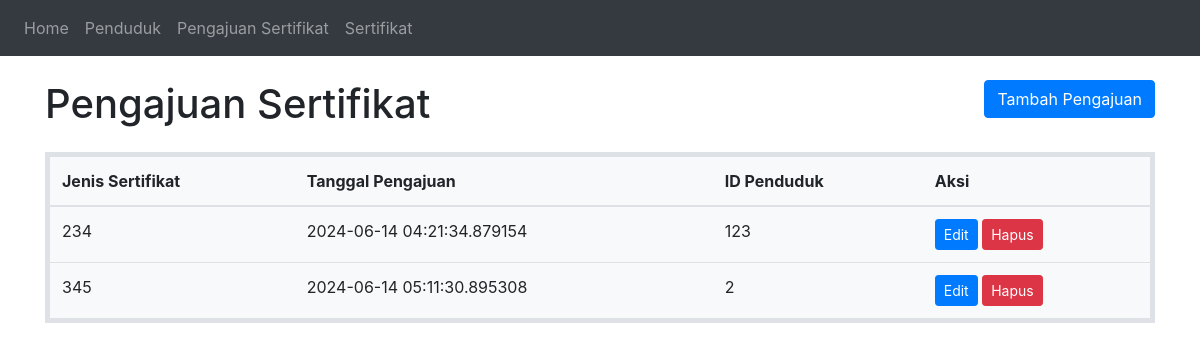
The app's page /pengajuan_sertifikat with its own data.
### app.py (models this page shows, shortened)
class PengajuanSertifikat(Base):
    __tablename__ = 'pengajuan_sertifikat'
    id_pengajuan = Column(Integer, primary_key=True, nullable=False)
    jenis_sertifikat = Column(String(100), nullable=False)
    tanggal_pengajuan = Column(DateTime, nullable=False, default=datetime.datetime.utcnow)
    penduduk_id = Column(Integer, ForeignKey('penduduk.id_penduduk'), nullable=False)
    sertifikat = relationship('Sertifikat', backref='pengajuan_sertifikat')

### app.py (the view, shortened to what this page needs)
@app.route('/pengajuan_sertifikat', methods=['GET', 'POST'])
def handle_pengajuan_sertifikat():
    with Session(engine) as session:
        if request.method == 'GET':
            pengajuan_sertifikat = session.query(PengajuanSertifikat).all()
            return render_template('pengajuan.html', pengajuan_sertifikat=pengajuan_sertifikat)

### templates/pengajuan.html (shortened to what this page needs)
<!DOCTYPE html>
<html lang="en">
<head>
    <link rel="stylesheet" href="https://maxcdn.bootstrapcdn.com/bootstrap/4.5.2/css/bootstrap.min.css">
</head>
<body>
    <nav class="navbar navbar-expand-sm bg-dark navbar-dark">
        <ul class="navbar-nav">
            <li class="nav-item">
                <a class="nav-link" href="/">Home</a>
            </li>
            <li class="nav-item">
                <a class="nav-link" href="/penduduk">Penduduk</a>
            </li>
            <li class="nav-item">
                <a class="nav-link" href="/pengajuan_sertifikat">Pengajuan Sertifikat</a>
            </li>
            <li class="nav-item">
                <a class="nav-link" href="/sertifikat">Sertifikat</a>
            </li>
        </ul>
    </nav>
    <div class="container mt-4">
        <div class="row mb-3">
            <div class="col-sm-6">
                <h1>Pengajuan Sertifikat</h1>
            </div>
            <div class="col-sm-6 text-right">
                <button class="btn btn-primary" data-toggle="modal" data-target="#pengajuanModal">Tambah Pengajuan</button>
            </div>
        </div>
        <table class="table data-table">
            <thead>
                <tr>
                    <th>Jenis Sertifikat</th>
                    <th>Tanggal Pengajuan</th>
                    <th>ID Penduduk</th>
                    <th>Aksi</th>
                </tr>
            </thead>
            <tbody>
                {% for p in pengajuan_sertifikat %}
                <tr>
                    <td>{{ p.jenis_sertifikat }}</td>
                    <td>{{ p.tanggal_pengajuan }}</td>
                    <td>{{ p.penduduk_id }}</td>
                    <td>
                        <button class="btn btn-primary btn-sm editPengajuan" data-id="{{ p.id_pengajuan }}">Edit</button>
                        <button class="btn btn-danger btn-sm deletePengajuan" data-id="{{ p.id_pengajuan }}">Hapus</button>
                    </td>
                </tr>
                {% endfor %}
            </tbody>
        </table>
    </div>
</body>
</html>

### templates/pengajuan.html (style rules this page uses)
.data-table { border: 5px solid #dee2e6; border-radius: 5px; background-color: #f8f9fa; margin-bottom: 20px; }

### records on screen
PengajuanSertifikat: jenis_sertifikat "234", tanggal_pengajuan "2024-06-14 04:21:34.879154", penduduk_id "123"
PengajuanSertifikat: jenis_sertifikat "345", tanggal_pengajuan "2024-06-14 05:11:30.895308", penduduk_id "2"
